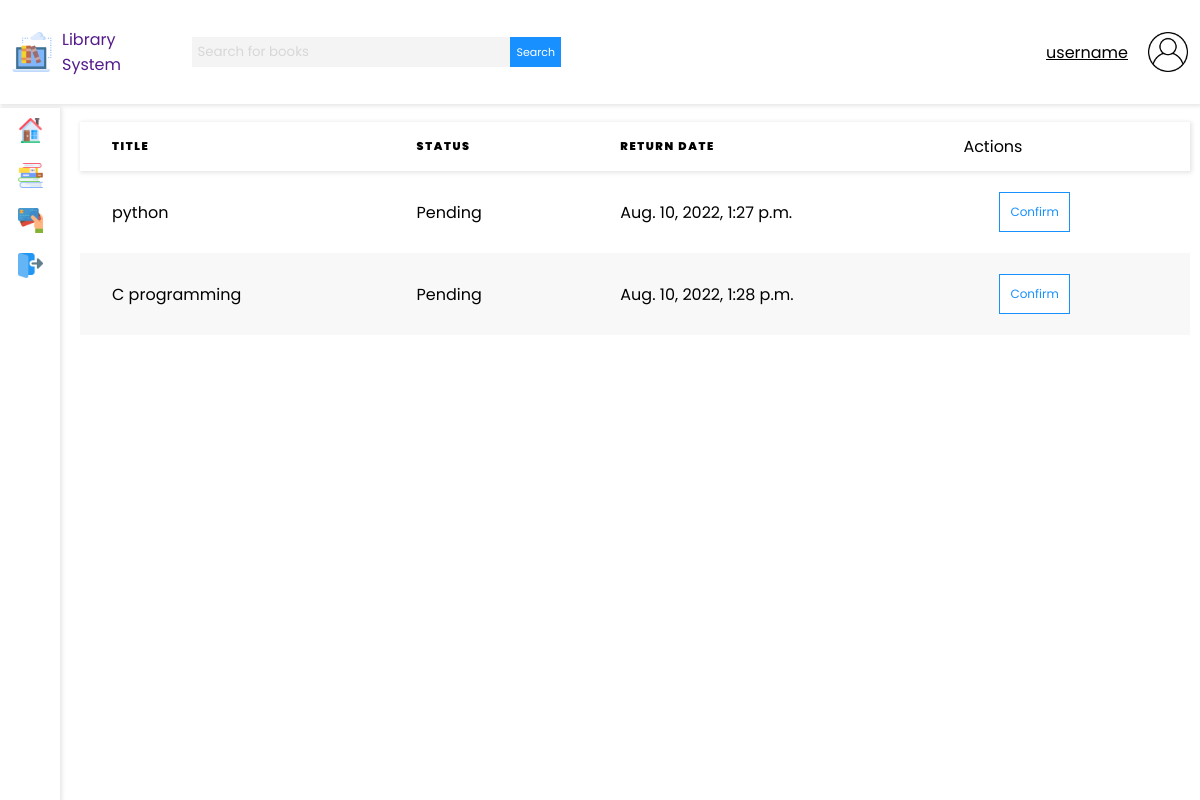
The page /books/book_requests/ (signed in) on the database as committed earlier.
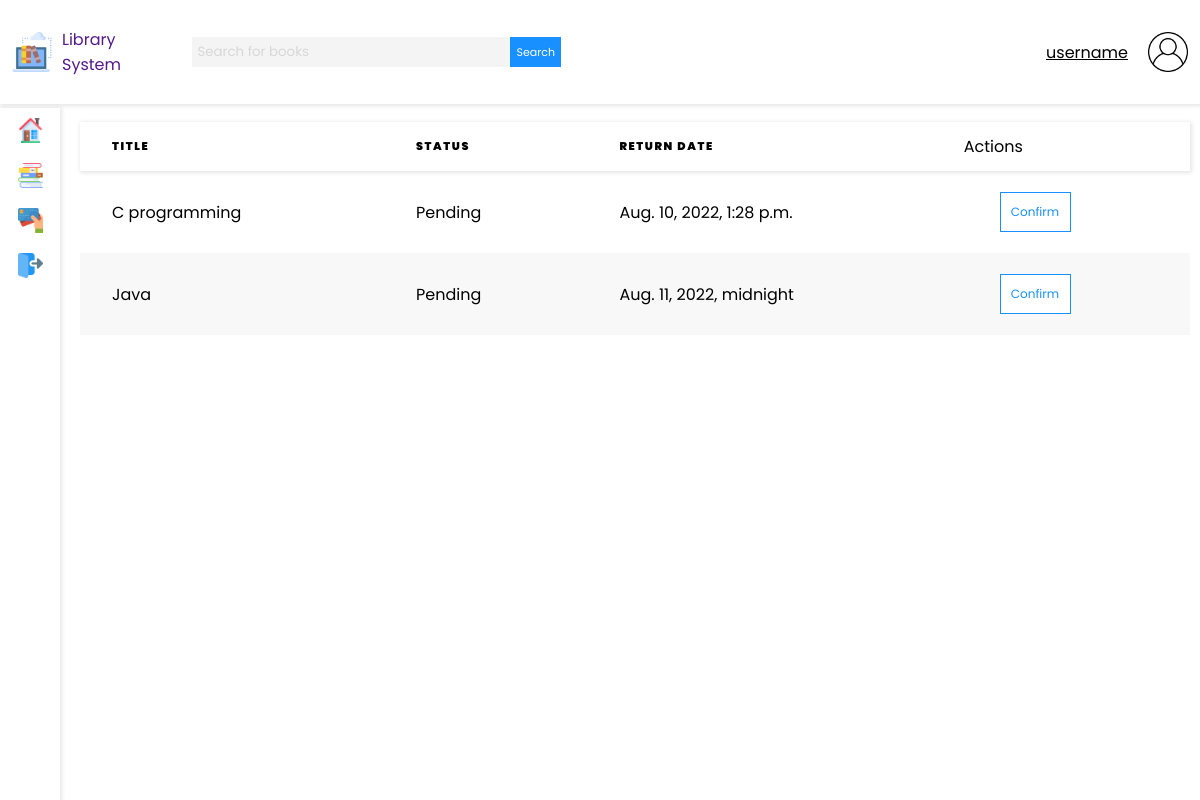
The same page on the database as committed later.
### base/models.py (models this page shows, shortened)
class Order(models.Model):
    STATUS = (
        ('Pending', 'Pending'),
        ('Accepted', 'Accepted'),
        ('Returned', 'Returned'),
    )
    book_name = models.ForeignKey(Book, null=True, on_delete = models.SET_NULL)
    date_borrowed = models.DateTimeField(auto_now_add=False, auto_now= False, blank= True)
    return_date = models.DateTimeField(auto_now_add=False, auto_now= False, blank= True)
    status = models.CharField(max_length=200, null=True, choices=STATUS)
    student_name = models.ForeignKey(User, null=True, on_delete = models.SET_NULL)

class Book(models.Model):
    title = models.CharField(max_length=200)
    author = models.CharField(max_length=200)
    description = models.TextField(null=True, blank=True)
    updated = models.DateField(auto_now=True)
    updated = models.DateField(auto_now_add=True)
    def __str__(self):
        return self.title

### base/views.py (the view)
# urls.py: path('books/book_requests/', views.bookRequests, name='book_requests'),
@login_required(login_url='/login')
def bookRequests(request):
    total_order_count = Order.objects.filter(status='Pending').count()
    total_orders = Order.objects.filter(status='Pending')
    total_borrowed = Order.objects.filter(status='Accepted').count()
    borrowed_books = Order.objects.filter(status="Accepted")
    user_role = Role.objects.get(user=request.user.id)
    total_books = Book.objects.count()
    student_name = User.objects.get(username=request.user)
    context = {
        'total_order_count': total_order_count,
        'total_orders': total_orders,
        'total_borrowed': total_borrowed,
        'user_role': user_role,
        'borrowed_books': borrowed_books,
        'total_books' : total_books,
        'student_name' : student_name,
    }
    return render(request, "books/book_requests.html", context)

### templates/books/book_requests.html (shortened to what this page needs)
{% extends 'main.html' %}
{% load static %}
{% block content %}
{% if user_role.role == 'Student' %}
<div class="">
    <table>
        <thead>
            <tr>
                <th>Title</th>
                <th>Status</th>
                <th>Return Date</th>
                <td>Actions</td>
            </tr>
        </thead>
        <tbody>
            {% for book in total_orders %}
            <tr>
                <td>{{ book.book_name }}</td>
                <td>{{ book.status }}</td>
                <td>{{ book.return_date }}</td>
                <td class="table-actions">
                    <a href="{% url 'confirm_book' book.id %}" class="edit-button">Confirm</a>
                </td>
            </tr>
            {% endfor %}
        </tbody>
    </table>
</div>
{% endif %}
{% endblock %}

### templates/main.html (shortened to what this page needs)
<html lang="en">
{% load static %}
<head>
    <link rel="stylesheet" href="{% static 'styles/font-awesome.css' %}">
    <link rel="stylesheet" href="{% static 'styles/main3.css' %}">
    <link rel="stylesheet" href="{% static 'styles/main9.css' %}">
</head>
<body>
    {% include 'navbar.html' %}
    {% include 'sidebar.html' %}
    <div class="main-container">
        {% block content %}
        {% endblock %}
    </div>
</body>
</html>

### templates/navbar.html
{% load static %}
<nav class="navbar">
    <div class="nav-logo-search">
        <a href="" class="navbar-brand">
            <img class="navbar-image" src="{% static 'images/digital-library.png' %}" alt="">
            <span>Library System</span>
        </a>
        <form method="GET" action="" class="nav-search nav-search-responsive">
            <input value="{{ q }}" name="q" class="nav-search-input" type="text" placeholder="Search for books">
            <button class="nav-search-button" type="submit">Search</button>
        </form>
    </div>
    <div class="nav-user-profile">
        <span>{{ request.user }}</span>
        <img class="navbar-image" src="{% static 'images/user.png' %}" alt="">
    </div>
</nav>

### templates/sidebar.html (shortened to what this page needs)
{% load static %}
<nav class="sidebar sidebar-responsive">
    <div class="sidebar-link-container sidebar-link-home">
        <a href="{% url 'home' %}" class="sidebar-link">
            <img class="sidebar-image" alt="home" src="{% static 'images/home.png' %}" />
        </a>
    </div>
    <div class="sidebar-link-container sidebar-link-books">
        <a href="{% url 'book_requests' %}" class="sidebar-link">
            <img class="sidebar-image" alt="books" src="{% static 'images/books.png' %}" />
        </a>
    </div>
    <div class="sidebar-link-container sidebar-link-fines">
        <a class="sidebar-link">
            <img class="sidebar-image" alt="fines" src="{% static 'images/debit-card.png' %}" />
        </a>
    </div>
    <div class="sidebar-link-container sidebar-link-logout">
        <a class="sidebar-link" href="{% url 'logout' %}">
            <img class="sidebar-image" alt="fines" src="{% static 'images/logout.png' %}" />
        </a>
    </div>
</nav>

### static/styles/main3.css (style rules this page uses)
body { font-family: 'Poppins', sans-serif; padding: 0; margin: 0; background-color: #fff; box-sizing: border-box; }
a,input,button { text-decoration: none; font-family: 'Poppins'; }
table { border-collapse: collapse; text-align: left; width: 100%; overflow-x: scroll; }
thead { box-shadow: 1px 1px 4px 1px rgba(0, 0, 0, 0.1); }
thead th { padding: 1rem 2rem; text-transform: uppercase; letter-spacing: 0.1rem; font-size: 0.7rem; font-weight: 900; }
tbody td { padding: 1rem 2rem; }
tbody tr:nth-child(even) { background-color: #f8f8f8; }
.table-actions { display: flex; flex-direction: row; }
.navbar { height: 13vh; background-color: #fff; box-shadow: 1px 1px 4px 1px rgba(0, 0, 0, 0.1); display: flex; flex-direction: row; align-items: center; padding: 0 1%; position: fixed; top: 0; left: 0; width: 98%; }
.nav-logo-search { display: flex; width: 50%; justify-content: space-between; align-items: center; }
.navbar-brand { display: block; width: 30%; display: flex; align-items: center; }
.navbar-brand span { margin: 0 10px; }
.navbar-image { height: 40px; width: 40px; }
.nav-search { width: 70%; display: flex; flex-direction: row; margin: 10px 10px; }
.nav-search-input { border: 0; background-color: #f4f4f4; height: 30px; width: 80%; margin: 0; padding: 5px; outline: none; }
.nav-search-input::placeholder { color: #d7d7d7; font-family: 'Poppins'; }
.nav-search-button { background-color: #1890ff; color: #ffffff; border: 0; border-radius: 0; transition: .3s ease-in; font-size: 11px; }
.nav-user-profile { width: 50%; display: flex; justify-content: flex-end; align-items: center; }
.nav-user-profile span { margin: 0 20px; text-decoration: underline; cursor: pointer; }
.sidebar { width: 60px; position: fixed; top: 13.5vh; height: 86.5vh; background-color: #ffffff; display: flex; flex-direction: column; align-items: center; box-shadow: 1px 1px 4px 1px rgba(0, 0, 0, 0.1); }
.sidebar-link { width: 100%; display: flex; justify-content: center; align-items: center; }
.sidebar-link-container { margin: 10px 0; transition: .3s ease-in; cursor: pointer; }
.sidebar-image { height: 25px; width: 25px; }
.main-container { margin-top: 14vh; margin-left: 70px; padding: 10px; }

Rows that differ between the two databases and show on the page:
removed Order: book_name "python", status "Pending", return_date "Aug. 10, 2022, 1:27 p.m."
added Order: book_name "Java", status "Pending", return_date "Aug. 11, 2022, midnight"
